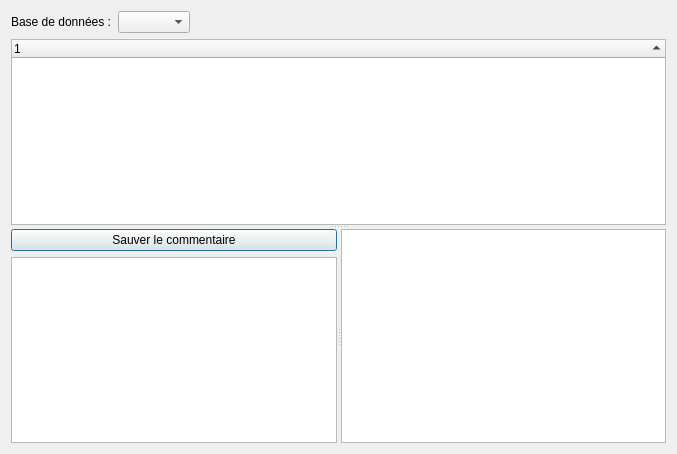
<ui version="4.0" >
 <class>manageDb</class>
 <widget class="QDialog" name="manageDb" >
  <property name="windowModality" >
   <enum>Qt::NonModal</enum>
  </property>
  <property name="geometry" >
   <rect>
    <x>0</x>
    <y>0</y>
    <width>677</width>
    <height>454</height>
   </rect>
  </property>
  <property name="windowTitle" >
   <string>Explorateur de base de données</string>
  </property>
  <layout class="QGridLayout" >
   <item row="0" column="0" >
    <layout class="QHBoxLayout" >
     <item>
      <widget class="QLabel" name="label" >
       <property name="text" >
        <string>Base de données :</string>
       </property>
      </widget>
     </item>
     <item>
      <widget class="QComboBox" name="chooseBdd" />
     </item>
     <item>
      <spacer>
       <property name="orientation" >
        <enum>Qt::Horizontal</enum>
       </property>
       <property name="sizeHint" >
        <size>
         <width>40</width>
         <height>20</height>
        </size>
       </property>
      </spacer>
     </item>
    </layout>
   </item>
   <item row="1" column="0" >
    <widget class="QSplitter" name="splitter_2" >
     <property name="orientation" >
      <enum>Qt::Vertical</enum>
     </property>
     <widget class="QTreeWidget" name="cibleBrowser" >
      <property name="contextMenuPolicy" >
       <enum>Qt::ActionsContextMenu</enum>
      </property>
      <property name="tabKeyNavigation" >
       <bool>true</bool>
      </property>
      <property name="alternatingRowColors" >
       <bool>true</bool>
      </property>
      <property name="rootIsDecorated" >
       <bool>false</bool>
      </property>
      <property name="sortingEnabled" >
       <bool>true</bool>
      </property>
      <column>
       <property name="text" >
        <string>1</string>
       </property>
      </column>
     </widget>
     <widget class="QSplitter" name="splitter" >
      <property name="orientation" >
       <enum>Qt::Horizontal</enum>
      </property>
      <widget class="QWidget" name="" >
       <layout class="QVBoxLayout" >
        <item>
         <widget class="QPushButton" name="saveCommentButton" >
          <property name="text" >
           <string>Sauver le commentaire</string>
          </property>
         </widget>
        </item>
        <item>
         <widget class="QTextEdit" name="commentEdit" />
        </item>
       </layout>
      </widget>
      <widget class="QTextBrowser" name="reBrowser" />
     </widget>
    </widget>
   </item>
  </layout>
 </widget>
 <resources/>
 <connections/>
</ui>
